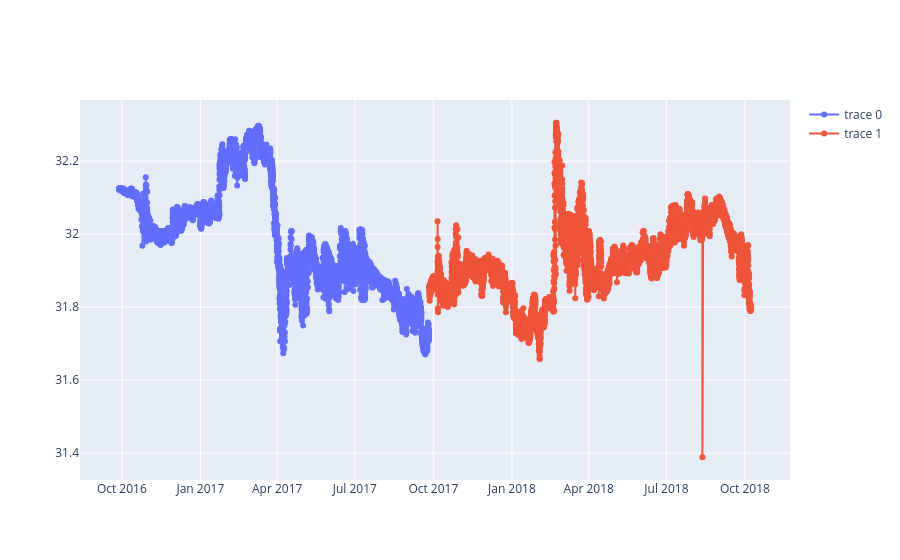

Notebook code cell kept with this figure:
### Code cell
# ts2 = ts2.isel({'depth':0,'latitude':0,'longitude':0}).to_pandas()
    
line = go.Scatter(x=ts2.index.values,
                  y=ts2.salinity.values,
                  mode='markers+lines',)
fig.add_trace(line)

### Figure 1 — Plotly figure (JSON) as saved in the notebook; plotly's stock layout.template omitted (floating-point values rounded to 4 significant figures; data arrays with more than 128 entries replaced by an {"elided": "..."} marker saying what was removed)
{"data": [{"mode": "markers+lines", "type": "scatter", "x": {"elided": "8712 str values"}, "y": {"elided": "8712 float values"}}, {"mode": "markers+lines", "type": "scatter", "x": {"elided": "9039 str values"}, "y": {"elided": "9039 float values"}}], "layout": {}}
